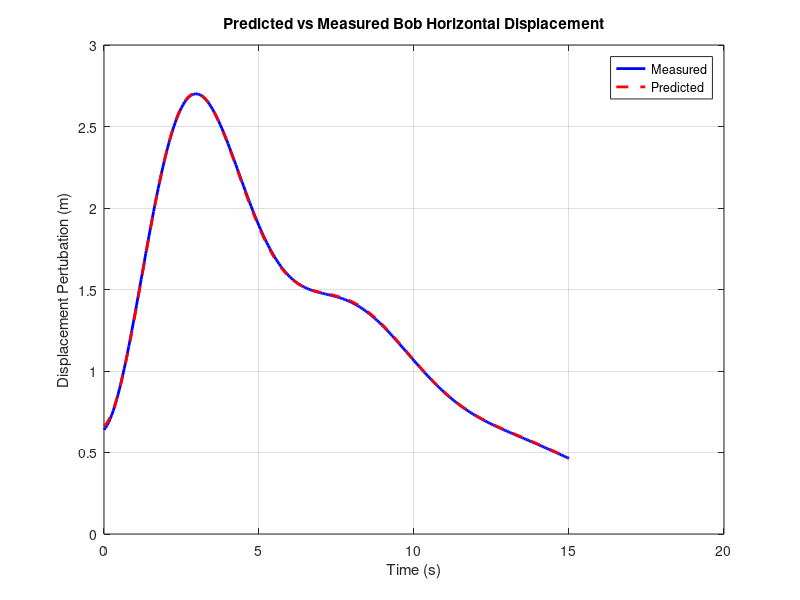
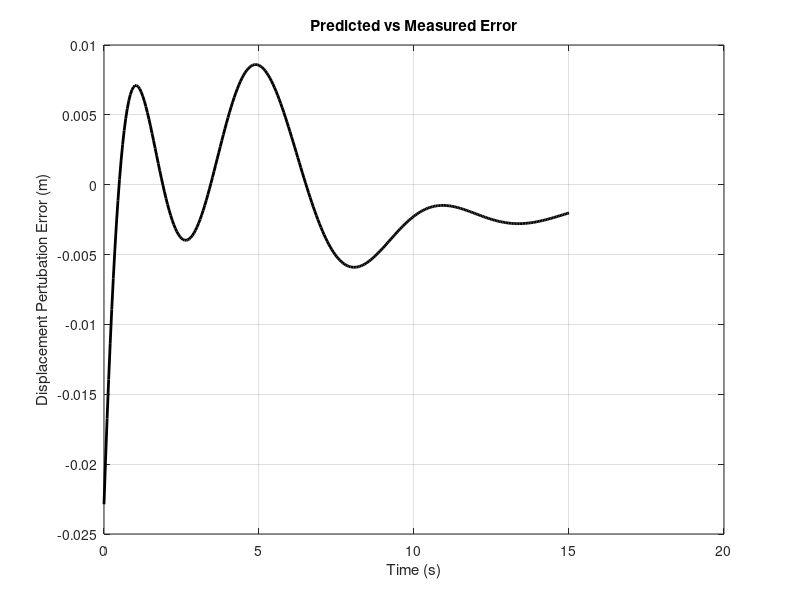

The MATLAB source for these figures, in order:
%% Problem 1
close all; clear; clc;

% Constants
g = 9.81;
l = 1.85;
m = 2;
M = 4;
dt = 0.05;

% Linear LTI system
A = [0,1,0,0; 0,0,m*g/M,0; 0,0,0,1; 0,0,g*(M+m)/(l*M),0];
B = [0; 1/M; 0; 1/(M*l)];
C = [1, 0, -l, 0];
D = [0];

% Convert to DT
Ahat = [A, B; zeros(1, 5)];

% Matrix Exponential
exp_mat = expm(Ahat*dt);

% Discrete time system 
F = exp_mat(1:4,1:4);
G = exp_mat(1:4,5);
H = C;
M = D;

% Eigenvalues of F
[~, vals] = eig(F);

% Observability matrix
O = obsv(F,H);

% Load data
load('midterm1problem1data.mat');

% Construct matrices for estimation
Y = yNLhist;
Hbig = [];
for i = 1:length(Y)
    Hbig(i, :) = H * (F - G*Kc)^(i-1); 
end

% Least squares estimatino
xbar_0 = inv(Hbig' * Hbig) * Hbig' * Y;

% Calculate predicted sequence
x_k = xbar_0';
yk = zeros(length(thist), 1);
for i = 1:length(thist)
    t = thist(i);
    yk(i) = H*x_k(i,:)';
    x_k(i+1, :) = (F - G*Kc)*x_k(i, :)';
end

% Calculate y for x0
y0 = H*xbar_0;

% Calculate error between the predicted and measured values
error = Y - yk;


% Plot the predicted and measured values
figure();
plot(thist, Y, 'LineWidth', 2, 'Color', 'b');
hold on;
grid on;
plot(thist, yk, 'LineWidth', 2, 'Color', 'r', 'LineStyle', '--');

xlabel('Time (s)');
ylabel('Displacement Pertubation (m)')
title('Predicted vs Measured Bob Horizontal Displacement')
legend('Measured', 'Predicted')

% Plot the error in predicted versus measured
figure();
plot(thist, error, 'linewidth', 2, 'color', 'k');
grid on;

xlabel('Time (s)');
ylabel('Displacement Pertubation Error (m)')
title('Predicted vs Measured Error')
